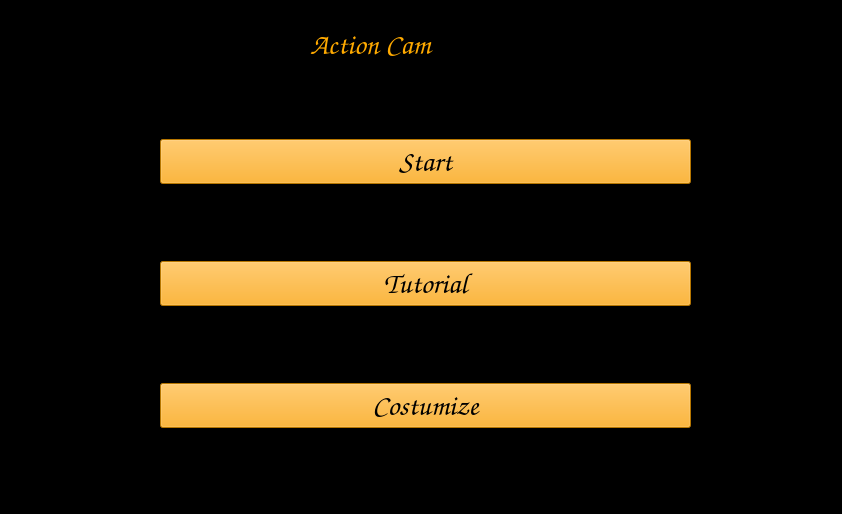
<?xml version="1.0" encoding="UTF-8"?>
<ui version="4.0">
 <class>MainWindow</class>
 <widget class="QMainWindow" name="MainWindow">
  <property name="geometry">
   <rect>
    <x>0</x>
    <y>0</y>
    <width>842</width>
    <height>514</height>
   </rect>
  </property>
  <property name="windowTitle">
   <string>MainWindow</string>
  </property>
  <property name="styleSheet">
   <string notr="true">QWidget {
    background-color: black;
}</string>
  </property>
  <widget class="QWidget" name="centralwidget">
   <widget class="QWidget" name="verticalLayoutWidget">
    <property name="geometry">
     <rect>
      <x>160</x>
      <y>50</y>
      <width>531</width>
      <height>431</height>
     </rect>
    </property>
    <layout class="QVBoxLayout" name="verticalLayout">
     <property name="spacing">
      <number>7</number>
     </property>
     <item>
      <widget class="QPushButton" name="pushButton_3">
       <property name="font">
        <font>
         <family>Comic Sans MS</family>
         <pointsize>22</pointsize>
         <weight>75</weight>
         <bold>true</bold>
        </font>
       </property>
       <property name="styleSheet">
        <string notr="true">QWidget {
    background-color: orange
;
}</string>
       </property>
       <property name="text">
        <string>Start</string>
       </property>
      </widget>
     </item>
     <item>
      <widget class="QPushButton" name="pushButton_2">
       <property name="font">
        <font>
         <family>Comic Sans MS</family>
         <pointsize>22</pointsize>
         <weight>75</weight>
         <bold>true</bold>
        </font>
       </property>
       <property name="styleSheet">
        <string notr="true">QWidget {
    background-color: orange
;
}</string>
       </property>
       <property name="text">
        <string>Tutorial</string>
       </property>
      </widget>
     </item>
     <item>
      <widget class="QPushButton" name="pushButton">
       <property name="font">
        <font>
         <family>Comic Sans MS</family>
         <pointsize>22</pointsize>
         <weight>75</weight>
         <bold>true</bold>
        </font>
       </property>
       <property name="styleSheet">
        <string notr="true">QWidget {
    background-color: orange
;
}</string>
       </property>
       <property name="text">
        <string>Costumize</string>
       </property>
      </widget>
     </item>
    </layout>
   </widget>
   <widget class="QLabel" name="label">
    <property name="geometry">
     <rect>
      <x>310</x>
      <y>0</y>
      <width>211</width>
      <height>51</height>
     </rect>
    </property>
    <property name="font">
     <font>
      <family>Comic Sans MS</family>
      <pointsize>22</pointsize>
      <weight>75</weight>
      <bold>true</bold>
     </font>
    </property>
    <property name="text">
     <string>&lt;html&gt;&lt;head/&gt;&lt;body&gt;&lt;p&gt;&lt;span style=&quot; color:#ffaa00;&quot;&gt;Action Cam&lt;/span&gt;&lt;/p&gt;&lt;/body&gt;&lt;/html&gt;</string>
    </property>
   </widget>
  </widget>
  <widget class="QMenuBar" name="menubar">
   <property name="geometry">
    <rect>
     <x>0</x>
     <y>0</y>
     <width>842</width>
     <height>26</height>
    </rect>
   </property>
   <widget class="QMenu" name="menuAction_Cam">
    <property name="title">
     <string>Exit</string>
    </property>
    <addaction name="actionClose_app"/>
   </widget>
   <addaction name="menuAction_Cam"/>
  </widget>
  <widget class="QStatusBar" name="statusbar"/>
  <action name="actionClose_app">
   <property name="text">
    <string>Close app</string>
   </property>
  </action>
 </widget>
 <resources/>
 <connections/>
</ui>
